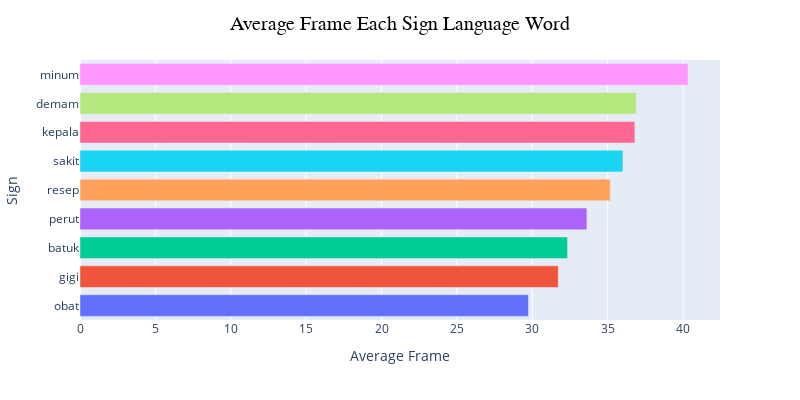

The notebook cell saved with this chart:
### Code cell
mean_frames = pd.DataFrame(df_expanded.groupby('sign')['total_frame'].mean().sort_values())

fig = px.bar(y=mean_frames.index, x=mean_frames['total_frame'].tolist(), color=mean_frames.index)
fig.update_layout(bargap=0.25, height=400, width=800, showlegend=False)
fig.update_layout(xaxis_title='Average Frame', yaxis_title='Sign')
fig.update_layout(title={
    'text': "Average Frame Each Sign Language Word",
    'x': 0.5,
    'font': {'size': 20, 'family': 'Arial', 'color': 'black'}
})
fig.show()

### Figure 1 — Plotly figure (JSON) as saved in the notebook; plotly's stock layout.template omitted (floating-point values rounded to 4 significant figures)
{"data": [{"alignmentgroup": "True", "hovertemplate": "color=obat<br>x=%{x}<br>y=%{y}<extra></extra>", "legendgroup": "obat", "marker": {"color": "#636efa", "pattern": {"shape": ""}}, "name": "obat", "offsetgroup": "obat", "orientation": "h", "showlegend": true, "textposition": "auto", "type": "bar", "x": [29.75], "xaxis": "x", "y": ["obat"], "yaxis": "y"}, {"alignmentgroup": "True", "hovertemplate": "color=gigi<br>x=%{x}<br>y=%{y}<extra></extra>", "legendgroup": "gigi", "marker": {"color": "#EF553B", "pattern": {"shape": ""}}, "name": "gigi", "offsetgroup": "gigi", "orientation": "h", "showlegend": true, "textposition": "auto", "type": "bar", "x": [31.73], "xaxis": "x", "y": ["gigi"], "yaxis": "y"}, {"alignmentgroup": "True", "hovertemplate": "color=batuk<br>x=%{x}<br>y=%{y}<extra></extra>", "legendgroup": "batuk", "marker": {"color": "#00cc96", "pattern": {"shape": ""}}, "name": "batuk", "offsetgroup": "batuk", "orientation": "h", "showlegend": true, "textposition": "auto", "type": "bar", "x": [32.34], "xaxis": "x", "y": ["batuk"], "yaxis": "y"}, {"alignmentgroup": "True", "hovertemplate": "color=perut<br>x=%{x}<br>y=%{y}<extra></extra>", "legendgroup": "perut", "marker": {"color": "#ab63fa", "pattern": {"shape": ""}}, "name": "perut", "offsetgroup": "perut", "orientation": "h", "showlegend": true, "textposition": "auto", "type": "bar", "x": [33.62], "xaxis": "x", "y": ["perut"], "yaxis": "y"}, {"alignmentgroup": "True", "hovertemplate": "color=resep<br>x=%{x}<br>y=%{y}<extra></extra>", "legendgroup": "resep", "marker": {"color": "#FFA15A", "pattern": {"shape": ""}}, "name": "resep", "offsetgroup": "resep", "orientation": "h", "showlegend": true, "textposition": "auto", "type": "bar", "x": [35.17], "xaxis": "x", "y": ["resep"], "yaxis": "y"}, {"alignmentgroup": "True", "hovertemplate": "color=sakit<br>x=%{x}<br>y=%{y}<extra></extra>", "legendgroup": "sakit", "marker": {"color": "#19d3f3", "pattern": {"shape": ""}}, "name": "sakit", "offsetgroup": "sakit", "orientation": "h", "showlegend": true, "textposition": "auto", "type": "bar", "x": [36.01], "xaxis": "x", "y": ["sakit"], "yaxis": "y"}, {"alignmentgroup": "True", "hovertemplate": "color=kepala<br>x=%{x}<br>y=%{y}<extra></extra>", "legendgroup": "kepala", "marker": {"color": "#FF6692", "pattern": {"shape": ""}}, "name": "kepala", "offsetgroup": "kepala", "orientation": "h", "showlegend": true, "textposition": "auto", "type": "bar", "x": [36.81], "xaxis": "x", "y": ["kepala"], "yaxis": "y"}, {"alignmentgroup": "True", "hovertemplate": "color=demam<br>x=%{x}<br>y=%{y}<extra></extra>", "legendgroup": "demam", "marker": {"color": "#B6E880", "pattern": {"shape": ""}}, "name": "demam", "offsetgroup": "demam", "orientation": "h", "showlegend": true, "textposition": "auto", "type": "bar", "x": [36.9], "xaxis": "x", "y": ["demam"], "yaxis": "y"}, {"alignmentgroup": "True", "hovertemplate": "color=minum<br>x=%{x}<br>y=%{y}<extra></extra>", "legendgroup": "minum", "marker": {"color": "#FF97FF", "pattern": {"shape": ""}}, "name": "minum", "offsetgroup": "minum", "orientation": "h", "showlegend": true, "textposition": "auto", "type": "bar", "x": [40.33], "xaxis": "x", "y": ["minum"], "yaxis": "y"}], "layout": {"bargap": 0.25, "barmode": "relative", "height": 400, "legend": {"title": {"text": "color"}, "tracegroupgap": 0}, "margin": {"t": 60}, "showlegend": false, "title": {"font": {"color": "black", "family": "Arial", "size": 20}, "text": "Average Frame Each Sign Language Word", "x": 0.5}, "width": 800, "xaxis": {"anchor": "y", "domain": [0, 1], "title": {"text": "Average Frame"}}, "yaxis": {"anchor": "x", "domain": [0, 1], "title": {"text": "Sign"}}}}
